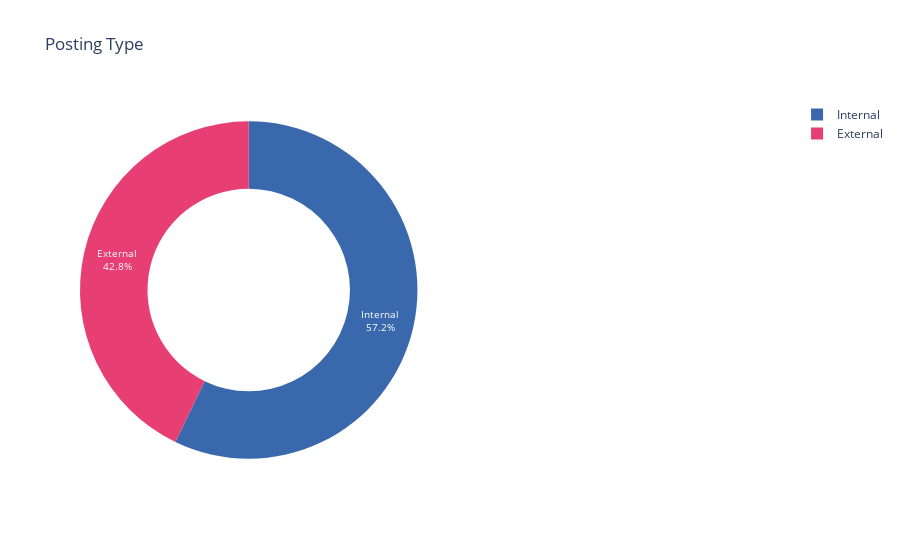

The notebook cell saved with this chart:
### Markdown cell above
##### Posting Type
###### Usually there are two kinds of postings:

###### Internal: This kind of posting signifies that the job opening is visible to the employees for the current company only. Preferable if an employee is scouring for a promotion or planning a change from the current situation.
###### External: This kind of posting signifies that the job opening is available for the entire city and it's occupants, making the spectrum of employees a lot wider

### Code cell
value_counts = data['Posting Type'].value_counts()
labels = value_counts.index.tolist()
py.iplot(pie_plot(labels, value_counts, ['#3969AC', '#E73F74'], "Posting Type"))

### Figure 1 — Plotly figure (JSON) as saved in the notebook; plotly's stock layout.template omitted (floating-point values rounded to 4 significant figures)
{"data": [{"domain": {"x": [0, 0.48]}, "hole": 0.6, "labels": ["Internal", "External"], "marker": {"colors": ["#3969AC", "#E73F74"]}, "name": "Job Type", "sort": false, "textfont": {"color": "#FFFFFF", "size": 10}, "textinfo": "percent+label", "type": "pie", "values": [1684, 1262]}], "layout": {"annotations": [{"font": {"size": 25}, "showarrow": false, "text": ""}], "autosize": true, "title": {"text": "Posting Type"}}}
